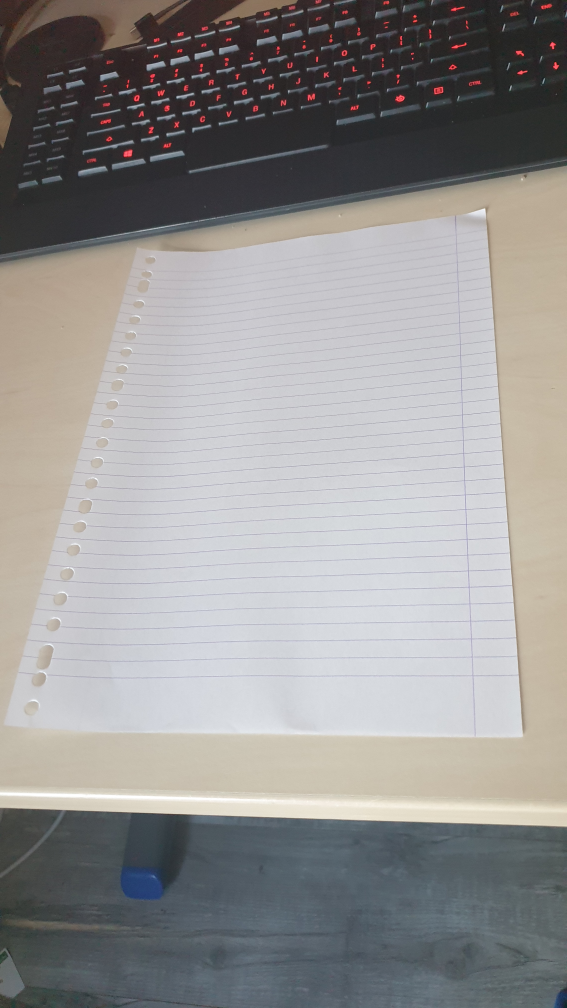
#> input picture source/20230314_100721.jpg, 2268 x 4032 px, given in place of the camera (shown at 1/4 size)
$ python camera2.0.py
#> lines starting #> are read from the running program, lines starting #| are printed output that depends on the picture; after the words box and inside, x2 and y2 are one past the last pixel; in counts of white or black regions, pixels touching at a corner belong together
import cv2
import numpy as np
import pandas as pd
import os


from imageai.Detection.Custom import CustomObjectDetection
from imageai.Detection.Custom import DetectionModelTrainer
import image_processing as ip
import common.image_properties as i_prop
from enum import Enum

from imageai.Detection import ObjectDetection
frameWidth = 640
frameHeight = 480
cap = cv2.VideoCapture(0)
cap.set(3, frameWidth)
cap.set(4, frameHeight)
cap.set(10, 150)


def empty(a):
    pass

cv2.namedWindow("Parameters")
cv2.resizeWindow("Parameters",640,240)
cv2.createTrackbar("Threshold1","Parameters",40,255,empty)
cv2.createTrackbar("Threshold2","Parameters",80,255,empty)
cv2.createTrackbar("Area","Parameters",1111,30000,empty)


def stackImages(scale,imgArray):
    rows = len(imgArray)
    cols = len(imgArray[0])
    rowsAvailable = isinstance(imgArray[0], list)
    width = imgArray[0][0].shape[1]
    height = imgArray[0][0].shape[0]
    if rowsAvailable:
        for x in range ( 0, rows):
            for y in range(0, cols):
                if imgArray[x][y].shape[:2] == imgArray[0][0].shape [:2]:
                    imgArray[x][y] = cv2.resize(imgArray[x][y], (0, 0), None, scale, scale)
                else:
                    imgArray[x][y] = cv2.resize(imgArray[x][y], (imgArray[0][0].shape[1], imgArray[0][0].shape[0]), None, scale, scale)
                if len(imgArray[x][y].shape) == 2: imgArray[x][y]= cv2.cvtColor( imgArray[x][y], cv2.COLOR_GRAY2BGR)
        imageBlank = np.zeros((height, width, 3), np.uint8)
        hor = [imageBlank]*rows
        hor_con = [imageBlank]*rows
        for x in range(0, rows):
            hor[x] = np.hstack(imgArray[x])
        ver = np.vstack(hor)
    else:
        for x in range(0, rows):
            if imgArray[x].shape[:2] == imgArray[0].shape[:2]:
                imgArray[x] = cv2.resize(imgArray[x], (0, 0), None, scale, scale)
            else:
                imgArray[x] = cv2.resize(imgArray[x], (imgArray[0].shape[1], imgArray[0].shape[0]), None,scale, scale)
            if len(imgArray[x].shape) == 2: imgArray[x] = cv2.cvtColor(imgArray[x], cv2.COLOR_GRAY2BGR)
        hor= np.hstack(imgArray)
        ver = hor
    return ver

# [21 lines of commented-out code are left out]


def getContours(img, imgContour):

    list_of_shapes = []

    # # Custom Object Detection
    jason_path = os.path.join(os.getcwd(), 'dataset', 'json', 'dataset_tiny-yolov3_detection_config.json')
    model_custom_path = os.path.join(os.getcwd(), 'dataset', 'models', 'koen-best.pt')
    obj_detect = ObjectDetection()
    #obj_detect.setModelTypeAsYOLOv3()
    obj_detect.setModelTypeAsTinyYOLOv3()
    model_path = os.path.join(os.getcwd(), 'files', 'image_processing_ai', 'tiny-yolov3.pt')
    # model_path = os.path.join(os.getcwd(), 'datasets', 'circles_set', 'tiny-yolov3_circles_set_last.pt')
    obj_detect.setModelPath( model_path )
    obj_detect.loadModel()
    # [5 lines of commented-out code are left out]

    def get_image_from_box(cnt, img):
        x, y, w, h = cv2.boundingRect(cnt)
        return img[y:y+h,x:x+w]


    def detect_shape_with_ai(box):
        img, obj = obj_detect.detectObjectsFromImage(input_image=box,
                                                        output_type="array",
                                                        display_percentage_probability=True,
                                                        display_object_name=True)
        if not obj:
            return "empty"
        else:
            cv2.putText(img, "color_label", (10, 5), cv2.FONT_HERSHEY_SIMPLEX, 0.5, (0, 0, 255), 2)
            return obj[0]["name"]
    contours,hierarchy = cv2.findContours(img,cv2.RETR_EXTERNAL,cv2.CHAIN_APPROX_NONE)


    for cnt in contours:
        area = cv2.contourArea(cnt)
        # print(area)#oppervlakte van de figuren
        areaMin = cv2.getTrackbarPos("Area", "Parameters")
        if area>areaMin:

            #total points of ervery figure
            cv2.drawContours(imgContour, cnt, -1, (255, 0, 0), 3)
            peri = cv2.arcLength(cnt,True)
            approx = cv2.approxPolyDP(cnt,0.02*peri,True)

            #possitions
            x, y, w, h = cv2.boundingRect(cnt)
            cy = int(y+h/2)
            cx = int(x+w/2)
            pos_label = ("Position: ({}, {})".format(cx, cy))


            #color

            _, frame = cap.read()
            hsv_frame = cv2.cvtColor(frame, cv2.COLOR_BGR2HSV)
            if cy > 479 :
                cy = 479

            if cx > 639:
                cx = 639
            pixel_center = hsv_frame[cy, cx]
            hue_value = pixel_center[0]
            #type of colors
            color = "Undefined"
            if hue_value < 5:
                color = "RED"
            elif hue_value < 22:
                color = "ORANGE"
            elif hue_value < 33:
                color = "YELLOW"
            elif hue_value < 78:
                color = "GREEN"
            elif hue_value < 131:
                color = "BLUE"
            elif hue_value < 170:
                color = "VIOLET"
            else:
                color = "RED"


            # [6 lines of commented-out code are left out]

            cv2.rectangle(imgContour,(x,y),(x+w,y+h),(0,255,0),2)
            cv2.putText(imgContour, pos_label, (x + w +20, y + 60), cv2.FONT_HERSHEY_SIMPLEX, 0.5, (0, 0, 255), 2)
            cv2.putText(imgContour, "color: " +  color, (x + w +20, y + 40), 0, 0.5, (0,255,0), 2)
            cv2.putText(imgContour, "Area: " + str(int(area)), (x + w +20, y + 80), cv2.FONT_HERSHEY_COMPLEX,0.5, (0,255,0),2)

            if len(approx) == 3:
                cv2.putText(imgContour, "Triangle", (x + w +20, y + 20), cv2.FONT_HERSHEY_COMPLEX,0.5, (0,255,0),2)

            elif len(approx) == 4 :
                aspect_ratio = float(w)/h
                if aspect_ratio >= 0.95 and aspect_ratio < 1.05:
                    cv2.putText(imgContour, "Square", (x + w +20, y + 20), cv2.FONT_HERSHEY_COMPLEX,0.5, (0,255,0),2)
                else:
                    cv2.putText(imgContour, "Rectangle", (x + w +20, y + 20), cv2.FONT_HERSHEY_COMPLEX,0.5, (0,255,0),2)


            elif len(approx) == 10 :
                # Shape is a star
                cv2.putText(imgContour, "Star", (x + w +20, y + 20), cv2.FONT_HERSHEY_COMPLEX,0.5, (0,255,0),2)

            else :
                cv2.putText(imgContour, "Points: " + str(len(approx)), (x + w +20, y + 20), cv2.FONT_HERSHEY_COMPLEX,0.5, (0,255,0),2)
                shape_name = detect_shape_with_ai(get_image_from_box(imgContour, cap))
                if shape_name == "empty":
                    continue
                else:
                    cv2.putText(imgContour, str(len(shape_name)), (x + w +20, y + 20), cv2.FONT_HERSHEY_COMPLEX,0.5, (0,255,0),2)


while True:
    _, imageFrame = cap.read()
#> imageFrame is the input picture: shape (4032, 2268, 3); mean B, G, R 146.1, 146.8, 148.3
    hsvFrame = cv2.cvtColor(imageFrame, cv2.COLOR_BGR2HSV)
#> hsvFrame: shape (4032, 2268, 3); mean H, S, V 85.2, 26.1, 153.9
    success, img = cap.read()

    threshold1 = cv2.getTrackbarPos("Threshold1","Parameters")
    threshold2 = cv2.getTrackbarPos("Threshold2","Parameters")

    imgContour = img.copy()
    imgBlur = cv2.GaussianBlur(img,(7,7),0)
    imgGray = cv2.cvtColor(imgBlur,cv2.COLOR_BGR2GRAY)
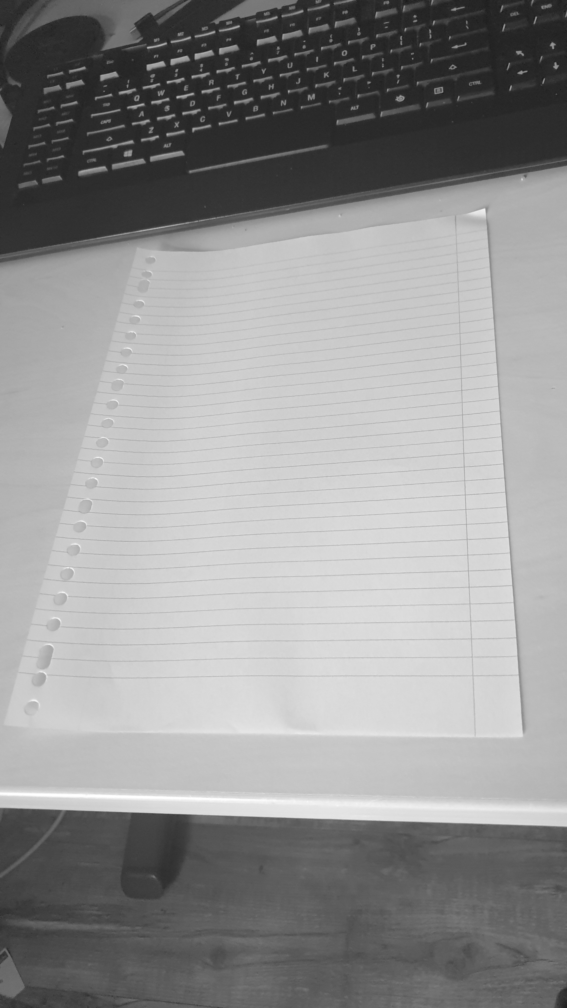
#> imgGray: shape (4032, 2268) (shown at 1/4 size); min 24, max 255, mean 147.2
    imgCanny = cv2.Canny(imgGray,threshold1,threshold2)
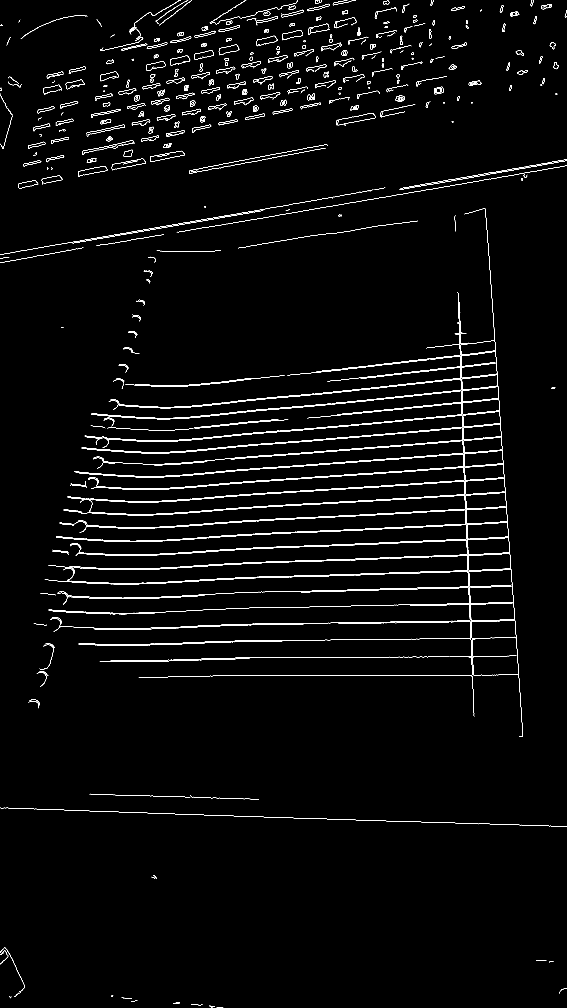
#> imgCanny: shape (4032, 2268) (shown at 1/4 size); 1.3% white in thin lines or dots

    kernel = np.ones((5,5))
    imgDil = cv2.dilate(imgCanny,kernel,iterations=1)
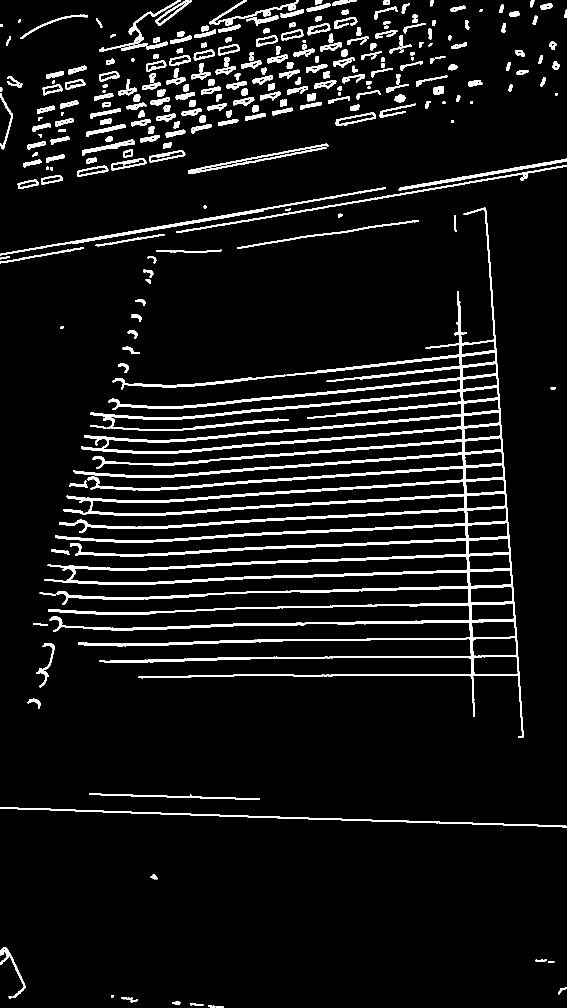
#> imgDil: shape (4032, 2268) (shown at 1/4 size); 6.4% white; 284 white regions, largest, box (x1, y1, x2, y2) and area: (177, 831, 2094, 2950) 337017, (0, 749, 1543, 1021) 12502, (0, 3229, 2268, 3310) 11781

    getContours(imgDil,imgContour)
#> (the call stopped at in getContours, `obj_detect = ObjectDetection()`: imageai is not available in this run)

    #imgStack = stackImages(0.8,([img,imgCanny,imgCanny],[imgContour,imgContour,imgContour]))
    imgStack = stackImages(0.8,([imgContour]))
#> in stackImages, `rows = len(imgArray)`: rows = 1
#> in stackImages, `cols = len(imgArray[0])`: cols = 4032
#> in stackImages, `rowsAvailable = isinstance(imgArray[0], list)`: rowsAvailable = False
#> after the loop in stackImages, `for x in range(0, rows):`: imgArray = 1 item
    cv2.imshow("Result", imgStack)
    if cv2.waitKey(1) & 0xFF == ord('q'):
#> (key q is pressed here)
        break
